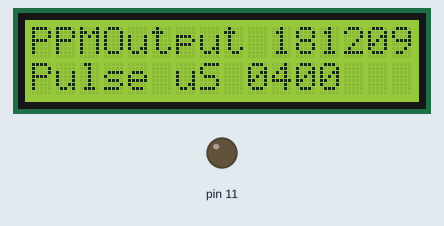
Simulated run of this sketch. Board: Arduino Leonardo, built with avr-gcc and run on an emulated ATmega32U4. On the bench: 16×2 character LCD, output pins drawn as LEDs (lit = HIGH). What the sketch prints to the serial monitor is not drawn.

Above: at 0.22 s.
At 1.12 s:
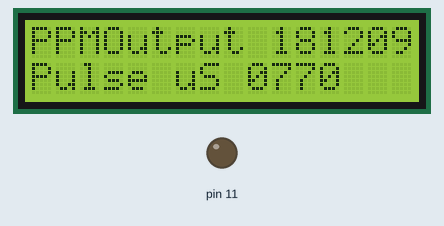
At 2.32 s:
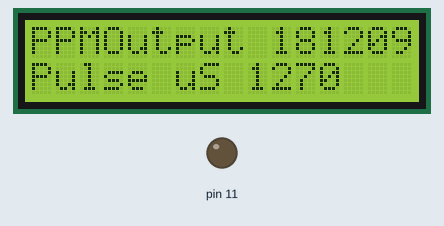
At 4.2 s:
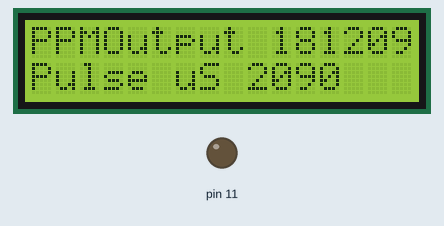
At 7.21 s:
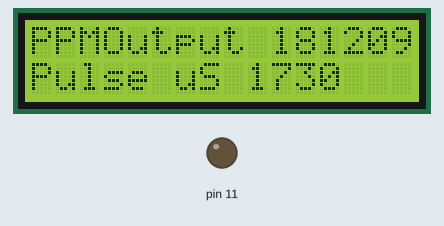
At 10.3 s:
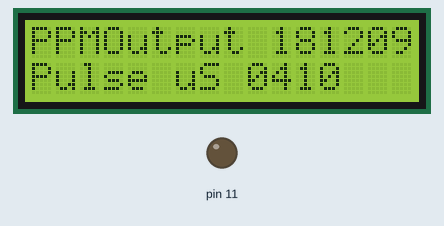

The sketch:

PPMOutput.ino
```cpp
#include "RCArduinoFastLibLocal.h"


// include the library code:
#include <LiquidCrystal.h>

#define TS_20181209

// initialize the library with the numbers of the interface pins
//LiquidCrystal lcd(12, 11, 5, 4, 3, 2);
//  TS 2015-12-31 - LiquidCrystal lcd( 8, 9, 4, 5, 6, 7 );
 LiquidCrystal lcd( 8, A5, 4, 5, 6, 7 ); // Jaycar 16x2 LCD


// 2016-01-25 TS: Assign servo indexes - create one more servo than you need if you want a framespace on the end - its recommended to have one
#define SERVO_CHANNEL_0 0
#define SERVO_CHANNEL_1 1
#define SERVO_CHANNEL_2 2
#define SERVO_CHANNEL_3 3 // 2016-01-30 TS_SERVO_CHANNELS: ADDED:
#define SERVO_CHANNEL_4 4 // 2016-01-30 TS_SERVO_CHANNELS: ADDED:
#define SERVO_CHANNEL_5 5 // 2016-01-30 TS_SERVO_CHANNELS: ADDED:
#define SERVO_CHANNEL_6 6 // 2016-02-13 TS_SERVO_CHANNELS: ADDED:
//#define SERVO_CHANNEL_7 7 // 2016-02-13 TS_SERVO_CHANNELS: ADDED:
#define SERVO_FRAME_SPACE 7 // 2016-01-30 TS_SERVO_CHANNELS: MODIFIED:
//#define SERVO_FRAME_SPACE 3 // 2016-01-30 TS_SERVO_CHANNELS:

// 2016-01-25 TS: Arduino Hardware Resources
//

// 2016-01-31 TS_PINS::

// 2016-01-30 TS_PPM_INPUT_INTERRUPT::
// 2016-01-30 TS_PPM_INPUT_INTERRUPT: D2: INPUT: From RCArduino blog - INTERRUPT 0 = DIGITAL PIN 2 = D2
// 2016-01-30 TS_PPM_INPUT_INTERRUPT: A simple approach for reading three RC Channels using pin change interrupts
//
// 2016-01-25 TS: D9: OUTPUT: OCR1A is linked to digital pin 9 and so we use digital pin 9 to generate the clock signal for the 4017 counter.
// 2016-01-25 TS: D12: OUTPUT: Pin 12 is used as the reset pin for 4017 Decade Counter.
//
// 2016-01-30 TS_PPM_OUTPUT::
// 2016-01-30 TS_PPM_OUTPUT: RCARDUINO_PPM_PIN is a reserved value that tells the library not to attach to a pin, the PPM PIN is fixed as digital pin 9


// 2016-01-30 TS_SERVO_CHANNELS::
//
// 2016-02-07 TS: 2016-02-07 TS: means using D9 to clock an external 4017 decoded decage counter for up to 10 servo outputs and reading PPM stream input also.
// 2016-02-07 TS: the 1st bank of up to 10 servos uses OC1A - this will disable PWM on digital pin 9 D9 - a small price for 10 fast and smooth servos
// 2016-02-07 TS: the 2nd bank of up to 10 servos uses OC1B - this will disable PWM on digital pin 10 D10 - a small price for 10 more fast and smooth servos
//
//
//

 // MultiChannels
//
// rcarduino.blogspot.com
//
// 2016-01-30 TS_PPM_INPUT_INTERRUPT: A simple approach for reading three RC Channels using pin change interrupts
//
// See related posts -
// http://rcarduino.blogspot.co.uk/2012/01/how-to-read-rc-receiver-with.html
// http://rcarduino.blogspot.co.uk/2012/03/need-more-interrupts-to-read-more.html
// http://rcarduino.blogspot.co.uk/2012/01/can-i-control-more-than-x-servos-with.html
//
// rcarduino.blogspot.com
//

char bufferNew[20];
char bufferNew2[20];
char serialRead = 'Z';
int chIndexX = 0;
int chIndexY = 1;
unsigned long ulMillis = millis();


// NEED TO BUILD FOR ATmega2560 !!! include and instantion are NOT required e.g. #include <HardwareSerial.h> // Serial Serial1;

#define LCD_SCROLLING
#ifdef LCD_SCROLLING

#define CIRCBUF_ROWS 3
#define CIRCBUF_COLS 16

char lcdCircBuf[CIRCBUF_ROWS][CIRCBUF_COLS]; // [rows] [cols] . Use line [0] as bottom line. Remainder is circ buf.
static int lcdCircBufIndex = 1;
static int line = 0;
static int scrollLine = 0;
//const int chHeight = 17;
#endif

void setup()
{


  Serial.begin(9600);  // Arduino IDE Serial  -  D0 = Rx,  D1 = Tx
  Serial1.begin(9600); // Arduino IDE Serial1 - D18 = Rx, D19 = Tx

  Serial.println("hello from setup()");
  Serial1.println("hello from setup()");

  // set up the LCD's number of columns and rows:
  lcd.begin(16, 2);
  // Print a message to the LCD.
  //         1234567890123456
  lcd.print("PPMOutput 181209"); // **VERSION 2018-12-09
  lcd.setCursor(chIndexX,chIndexY);
  //lcd.print("setup lcd bottom line");

  lcd.setCursor(0, 0);
  //lcd.print("                ");
  lcd.setCursor(0, 1);
  //lcd.print("                ");

  static unsigned long ulLoopCount = 0;

  // attach servo objects, these will generate the correct
  // pulses for driving Electronic speed controllers, servos or other devices
  // designed to interface directly with RC Receivers
  // dont change

#if defined(TS_20181209)
  // 2016-01-30 TS_PPM_OUTPUT:: RCARDUINO_PPM_PIN is a reserved value that tells the library not to attach to a pin, the PPM PIN is fixed as digital pin 9
  CRCArduinoFastServos::attach(SERVO_CHANNEL_0,RCARDUINO_PPM_PIN);
  CRCArduinoFastServos::attach(SERVO_CHANNEL_1,RCARDUINO_PPM_PIN);
  CRCArduinoFastServos::attach(SERVO_CHANNEL_2,RCARDUINO_PPM_PIN);
  CRCArduinoFastServos::attach(SERVO_CHANNEL_3,RCARDUINO_PPM_PIN); // 2016-01-30 TS: ADDED:
  CRCArduinoFastServos::attach(SERVO_CHANNEL_4,RCARDUINO_PPM_PIN); // 2016-01-30 TS: ADDED:
  CRCArduinoFastServos::attach(SERVO_CHANNEL_5,RCARDUINO_PPM_PIN); // 2016-01-30 TS: ADDED:
  CRCArduinoFastServos::attach(SERVO_CHANNEL_6,RCARDUINO_PPM_PIN); // 2016-02-13 TS: ADDED:
//  CRCArduinoFastServos::attach(SERVO_CHANNEL_7,RCARDUINO_PPM_PIN); // 2016-02-13 TS: ADDED:
#endif

#if defined(UNO_328)
//  pinMode(TS_PPM_OUTPUT_PIN,OUTPUT); // 2016-01-30 TS_PPM_OUTPUT:
  pinMode(9,OUTPUT); // 2016-02-14 TS_PPM_OUTPUT: UNO 328 D9 PB1
#endif

#if defined(ETHERMEGA_2560)
  pinMode(11,OUTPUT); // 2016-02-14 TS_PPM_OUTPUT: ETHER MEGA 2560 D11 PB5
#endif

  // 2016-01-25 TS: lets set a standard rate of 50 Hz by setting a frame space of 10 * 2000 = 3 Servos + 7 times 2000
  // dont change
  CRCArduinoFastServos::setFrameSpaceA(SERVO_FRAME_SPACE,7*2000); // 2016-01-30 TS_SERVO_CHANNELS: Don't change as advised by RCArduino above

  Serial.println("bye from setup()");

  // start the servos, start reading the PPM input 2016-01-25 TS: reading?
  CRCArduinoFastServos::begin();
//  CRCArduinoPPMChannels::begin();

#if(1)
  CRCArduinoFastServos::writeMicroseconds(SERVO_CHANNEL_0,1000); // THROTTLE
  CRCArduinoFastServos::writeMicroseconds(SERVO_CHANNEL_1,1500); // AILERON
  CRCArduinoFastServos::writeMicroseconds(SERVO_CHANNEL_2,1000); // ELEVATOR
  CRCArduinoFastServos::writeMicroseconds(SERVO_CHANNEL_3,1500); // RUDDER
  CRCArduinoFastServos::writeMicroseconds(SERVO_CHANNEL_4,1500); // GEAR
  CRCArduinoFastServos::writeMicroseconds(SERVO_CHANNEL_5,1500); // AUX1
  CRCArduinoFastServos::writeMicroseconds(SERVO_CHANNEL_6,12000); // 6 ? Use as FRAME MARK time of 12 msec
//CRCArduinoFastServos::writeMicroseconds(SERVO_CHANNEL_7,1000000); // 7 ?
#endif

}

void loop()
{
#define LOOPCOUNT_MIN 400 // 2018-11-02 for approx 180 degs of servo travel.
	//#define LOOPCOUNT_MIN 1000

	//#define LOOPCOUNT_MAX 1500
#define LOOPCOUNT_MAX 2100 // 2018-11-02 for approx 180 degs of servo travel.

	static unsigned long ulLoopCount = LOOPCOUNT_MIN;
	static unsigned long ulLoopCountMod = LOOPCOUNT_MIN;
	static unsigned long ulLoopCountDelta = 5; // This is alternated between pos and neg.
	static unsigned long ulLast_Servo_Channel;
	static unsigned long ulTemp;
	static uint16_t unDegrees = 0;

	ulMillis = millis();


	//                  0123456789012345 i.e. 16 characters per line on 2-line Arduino LCD
	sprintf(bufferNew, "Pulse uS %.4d", ulLoopCountMod);
	lcd.setCursor(0, 1);
	lcd.print(bufferNew); // Sat hello on LCD bottom line

	ulLoopCountMod = (ulLoopCount % LOOPCOUNT_MAX);

	if (ulLoopCountMod == LOOPCOUNT_MIN)
	{
//		sprintf(bufferNew2, "%.8u", ulMillis); // This prints as 16 bit number
//		Serial.print(bufferNew2);
		Serial.print(ulMillis);
		Serial.print(":  ulLoopCountMod: ");
		Serial.println(bufferNew);
	}

  ulLoopCount += ulLoopCountDelta; // Use as cheap timestamp.


#if(0)
  if (Serial1.available() > 0)
  {
	  serialRead = Serial1.read();
	  if ((serialRead == (char)0x0d) || (serialRead == (char)0x0a))
	  {
		  Serial1.println();
		  lcd.println();
		  chIndexX = 0; // increment ch x = column
		  // chIndexY++; // increment ch y = row
	  }
	  else
	  {
	  sprintf(bufferNew, "%c", serialRead);
	  lcd.setCursor(chIndexX, chIndexY);
	  lcd.print(bufferNew);
	  Serial1.print(bufferNew);
	  chIndexX++;
	  //Serial1.println(bufferNew);
	  }

  }


#endif


#if defined(TS_20181209)
 	CRCArduinoFastServos::writeMicroseconds(SERVO_CHANNEL_0	,ulLoopCountMod); // THROTTLE
	CRCArduinoFastServos::writeMicroseconds(SERVO_CHANNEL_1, ulLoopCountMod); // AILERON
	CRCArduinoFastServos::writeMicroseconds(SERVO_CHANNEL_2, ulLoopCountMod); // ELEVATOR
	CRCArduinoFastServos::writeMicroseconds(SERVO_CHANNEL_3, ulLoopCountMod); // RUDDER
	CRCArduinoFastServos::writeMicroseconds(SERVO_CHANNEL_4, ulLoopCountMod); // GEAR
	CRCArduinoFastServos::writeMicroseconds(SERVO_CHANNEL_5, ulLoopCountMod); // AUX
	CRCArduinoFastServos::writeMicroseconds(SERVO_CHANNEL_6, ulLoopCountMod); // FRAME SPACE
	//delay(1); // 2018-11-02 THIS IS TOO SMALL. delay in millisec
	delay(10); // delay in millisec
#endif

#if(1)
  uint16_t unServo_Channel_0 =  1000;
  uint16_t unServo_Channel_1 =  1000;
  uint16_t unServo_Channel_2 =  1000;
  uint16_t unServo_Channel_3 =  1000;
  uint16_t unServo_Channel_4 =  1000;
  uint16_t unServo_Channel_5 =  1000;
  uint16_t unServo_Channel_6 =  1000;
//  uint16_t unServo_Channel_7 =  1000; // 2016-02-13 TS: Use end channel as frame mark
#else
  uint16_t unServo_Channel_0 =  CRCArduinoPPMChannels::getChannel(SERVO_CHANNEL_0);
  uint16_t unServo_Channel_1 =  CRCArduinoPPMChannels::getChannel(SERVO_CHANNEL_1);
  uint16_t unServo_Channel_2 =  CRCArduinoPPMChannels::getChannel(SERVO_CHANNEL_2);
  uint16_t unServo_Channel_3 =  CRCArduinoPPMChannels::getChannel(SERVO_CHANNEL_3); // 2016-01-30 TS: Added:
  uint16_t unServo_Channel_4 =  CRCArduinoPPMChannels::getChannel(SERVO_CHANNEL_4); // 2016-01-30 TS: Added:
  uint16_t unServo_Channel_5 =  CRCArduinoPPMChannels::getChannel(SERVO_CHANNEL_5); // 2016-01-30 TS: Added:
  uint16_t unServo_Channel_6 =  CRCArduinoPPMChannels::getChannel(SERVO_CHANNEL_6); // 2016-02-13 TS: Added:
//  uint16_t unServo_Channel_7 =  CRCArduinoPPMChannels::getChannel(SERVO_CHANNEL_7); // 2016-02-13 TS: Added:
#endif

#if(0)
  CRCArduinoFastServos::writeMicroseconds(SERVO_CHANNEL_0,1000);
  CRCArduinoFastServos::writeMicroseconds(SERVO_CHANNEL_1,1100);
  CRCArduinoFastServos::writeMicroseconds(SERVO_CHANNEL_2,1200);
  CRCArduinoFastServos::writeMicroseconds(SERVO_CHANNEL_3,1300);
  CRCArduinoFastServos::writeMicroseconds(SERVO_CHANNEL_4,1400);
  CRCArduinoFastServos::writeMicroseconds(SERVO_CHANNEL_5,1500);
  CRCArduinoFastServos::writeMicroseconds(SERVO_CHANNEL_6,1500);
  CRCArduinoFastServos::writeMicroseconds(SERVO_CHANNEL_7,1500);
#endif

  if(unServo_Channel_0)
  {
//    Serial.print("Servo_Channel_0: "); // 2016-01-30 TS_PRINT:
//    Serial.println(unServo_Channel_0);
  }


  if(unServo_Channel_1)
  {
//    ulLast_Servo_Channel = ulMillis;
//    Serial.print("Servo_Channel_1: "); // 2016-01-30 TS_PRINT:
//    Serial.println(unServo_Channel_1);
  }

  if(unServo_Channel_2)
  {
//    Serial.print("Servo_Channel_2: "); // 2016-01-30 TS_PRINT:
//    Serial.println(unServo_Channel_2);
  }

  if(unServo_Channel_3)
  {
//    Serial.print("Servo_Channel_3: "); // 2016-01-30 TS_PRINT:
//    Serial.println(unServo_Channel_3);
  }

    if(unServo_Channel_4)
  {
//    Serial.print("Servo_Channel_4: "); // 2016-01-30 TS_PRINT:
//    Serial.println(unServo_Channel_4);
  }

  if(unServo_Channel_5)
  {
//    Serial.print("Servo_Channel_5: "); // 2016-01-30 TS_PRINT:
//    Serial.println(unServo_Channel_5);
  }

  if(unServo_Channel_6)
  {
	  ulLast_Servo_Channel = ulMillis;
	  //    Serial.print("Servo_Channel_6: "); // 2016-02-13 TS_PRINT:
//    Serial.println(unServo_Channel_6);
  }

#if(0)
  if(unServo_Channel_7)
  {
//    Serial.print("Servo_Channel_7: "); // 2016-02-13 TS_PRINT:
//    Serial.println(unServo_Channel_7);
  }
#endif

  // check for missed signals or glitches, glitches first
  uint8_t sErrorCounter = CRCArduinoPPMChannels::getSynchErrorCounter();
  if(sErrorCounter)
  {
    Serial.print(ulLoopCount); // 2016-01-30 TS_PRINT:
    Serial.print(":   ERR: "); // 2016-01-30 TS_PRINT:
    Serial.println(sErrorCounter);
  }

  // if no throttle ? signal for > 200ms - should really use AUX, its the last channel in the frame
  if((ulMillis - ulLast_Servo_Channel) > 200)
  {
   Serial.println("No Signal");
  }

  if (ulLoopCount <= LOOPCOUNT_MIN)
  {
	  ulLoopCountDelta = 5;
	  delay(2000);
  }

  if (ulLoopCount >= LOOPCOUNT_MAX)
  {
	  ulLoopCountDelta = -5;
	  delay(2000);
  }


}

ISR(INT0_vect) {
 CRCArduinoPPMChannels::INT0ISR(); // Do all the real-time RC multiple servo pulsing here via RCArduino interrupt
}

void ts_PrintLn(char* dstString)
{
	if (lcdCircBufIndex >= CIRCBUF_ROWS)
		lcdCircBufIndex = 1;
	else
		lcdCircBufIndex++;

	strcpy(lcdCircBuf[0], dstString); // always use bottom line in index 0

	strcpy(lcdCircBuf[lcdCircBufIndex], lcdCircBuf[0]); // copy bottom line to current circular index

//	tft.fillScreen(ILI9341_BLACK);
//         0123456789012345
	lcd.setCursor(0, 0);
	lcd.print("                ");
	lcd.setCursor(0, 1);
	lcd.print("                ");

	for (scrollLine = 0; scrollLine < CIRCBUF_ROWS; scrollLine++)
	{
		//tft.setCursor(0, scrollLine * chHeight);
		//lcd.setCursor(0, scrollLine);
		lcd.setCursor(0, (1 - scrollLine));

		//lcd.println(lcdCircBuf[((scrollLine + lcdCircBufIndex) % (CIRCBUF_ROWS)) + 1]); // print from circular buffer
		lcd.print(lcdCircBuf[((scrollLine + lcdCircBufIndex) % (CIRCBUF_ROWS)) + 1]); // print from circular buffer
	}
}
```

Source omitted: RCArduinoFastLibLocal.cpp (14706 bytes), RCArduinoFastLibLocal.h (8685 bytes)

Measured:
- by itself, everything shown: repeats every 12.2 s, in 30 steps
- what the display in image 3 shows lasts 2.0 s, from 4.2 s to 6.2 s
